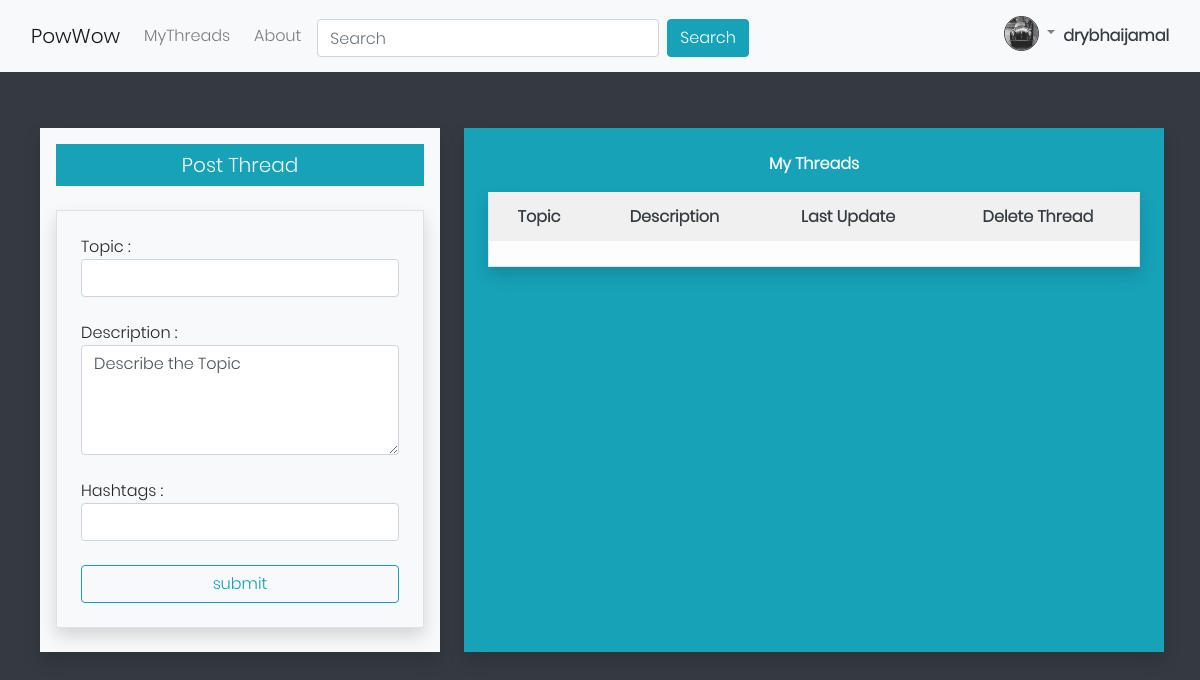
The page /mythreads.php (signed in) on the database as committed earlier.
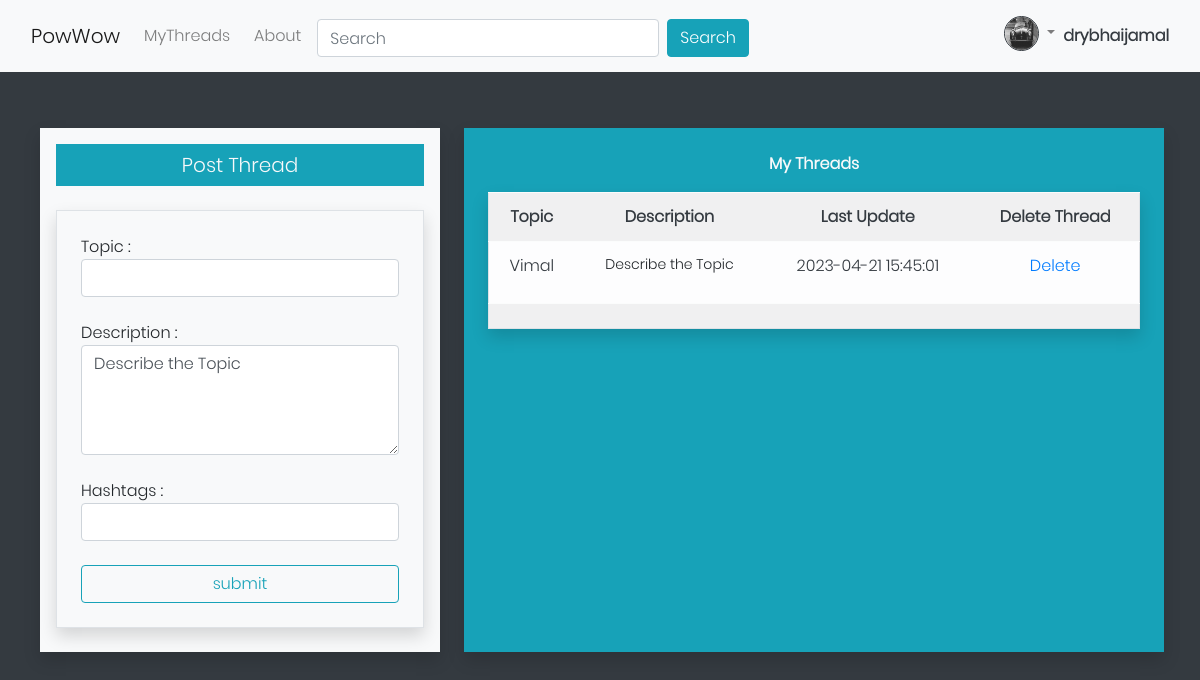
The same page on the database as committed later.
### tables this page shows
CREATE TABLE `users` (
  `userid` int NOT NULL,
  `username` varchar(50) NOT NULL,
  `email` varchar(255) NOT NULL,
  `password` varchar(100) NOT NULL
);

CREATE TABLE `threads` (
  `threadid` int NOT NULL,
  `topic` varchar(150) NOT NULL,
  `admin_id` int NOT NULL,
  `description` varchar(2000) DEFAULT NULL,
  `hashtags` varchar(200) DEFAULT NULL,
  `create_time` datetime NOT NULL,
  `last_update` datetime DEFAULT NULL
);

### mythreads.php (the view, shortened to what this page needs)
<!DOCTYPE html>
<html lang="en">
<head>
    <link rel="stylesheet" href="/bootstrap/css/bootstrap.min.css">
    <link rel="stylesheet" href="/css/design.css">
    <link rel="stylesheet" href="/fonts/fontawesome-free-5.9.0-web/css/all.css">
</head>
<body class="bg-dark">
<?php include "./navbar.php" ?>
<div class="container mt-5 col-lg-12" id="page">
  <div class="row">
   <div class="col-lg-4 bg-light ml-3 p-3 shadow col-md-6">
   <div class="bg-info text-white mb-4 text-center border border-info">
       <b><h5 class="text-center text-light mt-2">Post Thread </h5></b>
   </div>
      <div id="threadinsert" class="p-4 shadow border mt-2 mb-2">
                <form class="">
                    Topic : <input class="form-control " type="text" name="topic" id="topic"> <br>
                    Description : <textarea class="form-control "rows="4"  name="description" id="description">Describe the Topic</textarea>
                    <br>
                    Hashtags : <input  class="form-control "  type ="text" name="hashtags" id="hashtags"> <br>
                    <input class="form-control btn btn-outline-info"  type="button" value="submit" onclick="CreateThread()">
                </form>
                </div>
    </div>
    <div class="col-lg-7 bg-info ml-4 p-4 shadow col-md-6 ">
      <b><p class="text-center text-light">My Threads </p></b>
        <table style="margin: auto; text-align:center;border:1px solid black;" class="table table-light  table-striped border shadow text-dark table-hover p-5">
        <tr>
            <th scope="col">Topic</th>
            <th scope="col">Description</th>
            <th scope="col">Last Update</th>
            <th scope="col">Delete Thread</th>
        </tr>
        <?php
            $queryResult = mysqli_query($conn,"SELECT threadid,topic, description, last_update FROM threads WHERE admin_id='$userId' ");
            while(($row =  mysqli_fetch_row($queryResult)))
            {
                echo "<tr>
                    <td><a id='linker' onClick=\"gotothread('$row[0]')\">$row[1]</a></td>
                    <td><pre>$row[2]</pre></td>
                    <td>$row[3]</td>
                    <td><a href='' onclick='DeleteThread(". decbin($row[0]). ")'>Delete</a></td>
                </tr>";
            }
        ?>
        <tr>
            <td colspan="5" class="mt-2">
            </td>
        </tr>
        </table>
    </div>
  </div>
</div>
</body>
</html>

### navbar.php (shortened to what this page needs)
<?php
$userId = $_SESSION['userid'];
?>
<nav class="navbar navbar-expand-sm navbar-light bg-light text-dark fixed-top py-2 mb-2">
  <div class="container-fluid">
    <a class="navbar-brand" href="index.php">PowWow</a>
    <div class="collapse navbar-collapse" id="mynavbar">
      <ul class="navbar-nav me-auto">
        <li class="nav-item mr-sm-2">
          <a class="nav-link" href="mythreads.php">MyThreads</a>
        </li>
        <li class="nav-item mr-sm-2">
          <a class="nav-link" href="javascript:void(0)">About</a>
        </li>
      </ul>
      <form class="d-flex mt-1">
      <input class="form-control mr-sm-2 " type="text" placeholder="Search">
        <button class="btn btn-info" type="button">Search</button>
      </form>
    </div>
    <div>
      <a href="login.php">
      <?php
        if(isset($_SESSION['userid']))
        {
          $userid = $_SESSION['userid'];
          $conn = mysqli_connect("192.168.10.254","Group10","H52052","Group10_db");
          if($conn)
          {
            $query = mysqli_query($conn,"SELECT username FROM users WHERE userid = $userid");
            if(mysqli_num_rows($query) > 0)
            {
             ?>
        <div class="collapse navbar-collapse mx-0" id="navbar-list-4">
          <ul class="navbar-nav mx-0">
              <li class="nav-item dropdown">
                  <a class="nav-link dropdown-toggle" href="#" id="navbardropdownmenuLink" role="button" data-toggle="dropdown" aria-haspopup="true" aria-expanded="false">
                  <img src="" class="rounded-circle border border-dark" alt="Profile 2" width="35" height="35" id="profileNavImg">
                  </a>
              </li>
              <li class="float-right my-3 font-weight-bold"><?php echo mysqli_fetch_row($query)[0] ?></li>
          </ul>
      </div>
             <?php
            }
            else  echo "<button class='btn btn-info' type='button'>Sign In</button>";
          }
          else  echo "<button class='btn btn-info' type='button'>Sign In</button>";
        }
        else  echo "<button class='btn btn-info' type='button'>Sign In</button>";
      ?>
      </a>
    </div>
  </div>
</nav>

### css/design.css (style rules this page uses)
.container { font-family:"poppins"; }
pre { font-family:"poppins"; }
div { font-family: poppins; }
body { background-color:#203129; }
#linker { cursor: pointer; }

### mythreads.php (style rules this page uses)
#page { top: 10%; left: 2%; position: absolute; }

Rows that differ between the two databases and show on the page:
added threads: topic "Vimal", description "Describe the Topic", last_update "2023-04-21 15:45:01"
